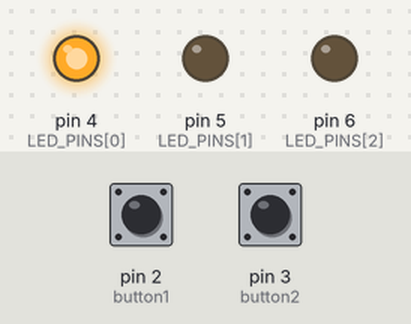
This sketch was run on a simulated Arduino Uno, built with avr-gcc and run on an emulated ATmega328P. On the bench: output pins drawn as LEDs (lit = HIGH). Dashed ring = blinking. Inputs (shaded band) come from the test bench; at power-on: pin 3 (button2) LOW, pin 2 (button1) LOW. EEPROM starts erased.

Above: at 1.2 s.
1.3 s: pin 3 (button2) pulled HIGH for 0.15 s
At 1.6 s:
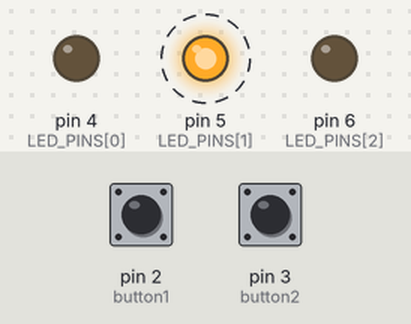
4.4 s: pin 2 (button1) pulled HIGH for 0.15 s
At 5.9 s:
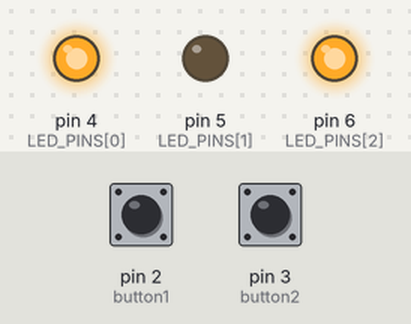
7.5 s: pin 3 (button2) pulled HIGH for 1 s
At 11.1 s:
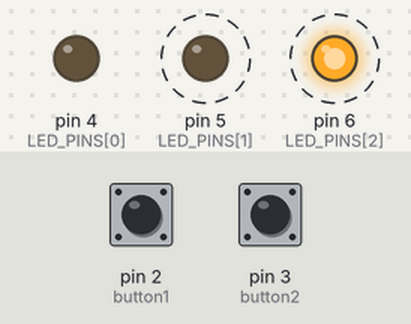
11.5 s: pin 3 (button2) pulled HIGH for 3.2 s
At 12.2 s:
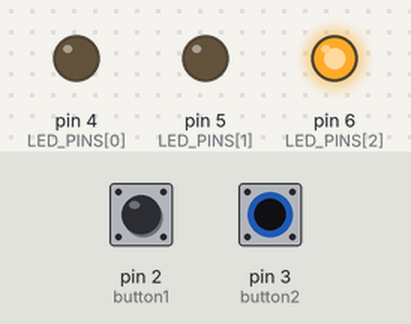
Timing chart, 0 to 14.5 s (numbered marks = the images above; inputs shaded):
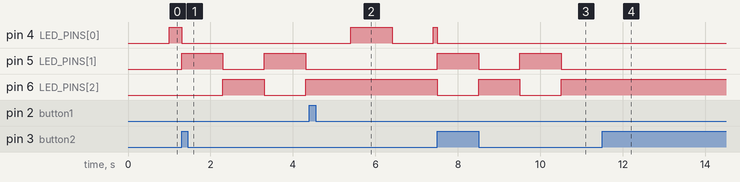

The sketch:

Arduino_EEPROM.ino
```cpp
#include <EEPROM.h>
//setup knoppen
const int button1 = 2;
const int button2 = 3;
volatile bool state1 = LOW;
volatile bool state2 = LOW;

//setup leds
const int LED_CHANNEL_COUNT = 3;
const int LED_COUNT = 3;
int LED_PINS[LED_CHANNEL_COUNT] = {4, 5, 6};
int ledState1 = LOW;
int ledState2 = LOW;
int ledState3 = LOW;
enum LEDS {
  LED_VEILIG = 0,
  LED_GEVAAR_1 = 1,
  LED_GEVAAR_2 = 2
};
unsigned long previousMillis1 = 0;
unsigned long previousMillis2 = 0;
const long interval = 1000;


//setup states
int state_sensor2 = 0;

enum PROGRAM {
VEILIG = 0,
TREIN_AANKOMST = 1,
TREIN_VERTREK = 2
};
enum PROGRAM opties;


//setup eeprom
int lastbuttonstate = 1;
long unsigned int lastpress;
int debouncetime = 20;
int counter;

void setup() {
// IO pinnen

pinMode(button1,INPUT);
pinMode(button2,INPUT);

for(int i=0; i< LED_COUNT; i++){
    pinMode(LED_PINS[i], OUTPUT);
}
attachInterrupt(digitalPinToInterrupt(button1), myISR1, RISING);
attachInterrupt(digitalPinToInterrupt(button2), myISR2, RISING);

// serieele communicatie
Serial.begin(9600);
// de counter de waarde van adres O geven
counter = EEPROM.read(0);
// een 0 naar adres 0 schrijven om bijvoorbeeld de counter te kunnen resetten
EEPROM.write(0,0);
}

void loop() {
unsigned long currentMillis = millis();
switch(opties){
  case VEILIG:
    if (currentMillis - previousMillis1 >= interval) {
        previousMillis1 = currentMillis;
        if (ledState1 == LOW) {
          ledState1 = HIGH;
        } else {
          ledState1 = LOW;
        }
        digitalWrite(LED_PINS[LED_VEILIG],ledState1);
      }
  break;
  case TREIN_AANKOMST:
        digitalWrite(LED_PINS[LED_VEILIG], LOW);
        if(currentMillis - previousMillis2 > interval) {
        previousMillis2 = currentMillis;
        if (ledState2 == LOW)
        ledState2 = HIGH;
        else
        ledState2 = LOW;
        digitalWrite(LED_PINS[LED_GEVAAR_1], ledState2);
        digitalWrite(LED_PINS[LED_GEVAAR_2], !ledState2);
        }
  break;
  case TREIN_VERTREK:

  break;
  }
}

void myISR1() {
    delay(50);
    state1 = !state1;
    if (state1 =! !state1){
    opties = VEILIG;
    }
}
void myISR2() {
    delay(50);
    state2 = !state2;
    if (state2 =! !state2){
    state_sensor2++;
    }
    if (state_sensor2 == 1){
    opties = TREIN_AANKOMST;
    }
    else if (state_sensor2 == 2){
    opties = TREIN_VERTREK;
    }
    else if (state_sensor2 > 2){
    state_sensor2 = 0;
    }

}
```

Measured:
- after the input at 1.3 s, pin 5 (LED_PINS[1]): alternates HIGH for 1.0 s and LOW for 1.0 s, starting at once; pin 6 (LED_PINS[2]): LOW → HIGH after 1.0 s, → LOW 1.0 s later, → HIGH 1.0 s later
- after the input at 4.4 s, pin 4 (LED_PINS[0]): LOW → HIGH after 1.0 s, → LOW 1.0 s later, → HIGH 1.0 s later; pin 5 (LED_PINS[1]): stays LOW (without the input it goes to HIGH after 0.91 s); pin 6 (LED_PINS[2]): stays HIGH (without the input it goes to LOW after 0.91 s)
- after the input at 7.5 s, pin 5 (LED_PINS[1]), pin 6 (LED_PINS[2]): alternates HIGH for 1.0 s and LOW for 1.0 s, starting at once
- after the input at 11.5 s, pin 5 (LED_PINS[1]): stops changing and stays LOW; pin 6 (LED_PINS[2]): stops changing and stays HIGH
